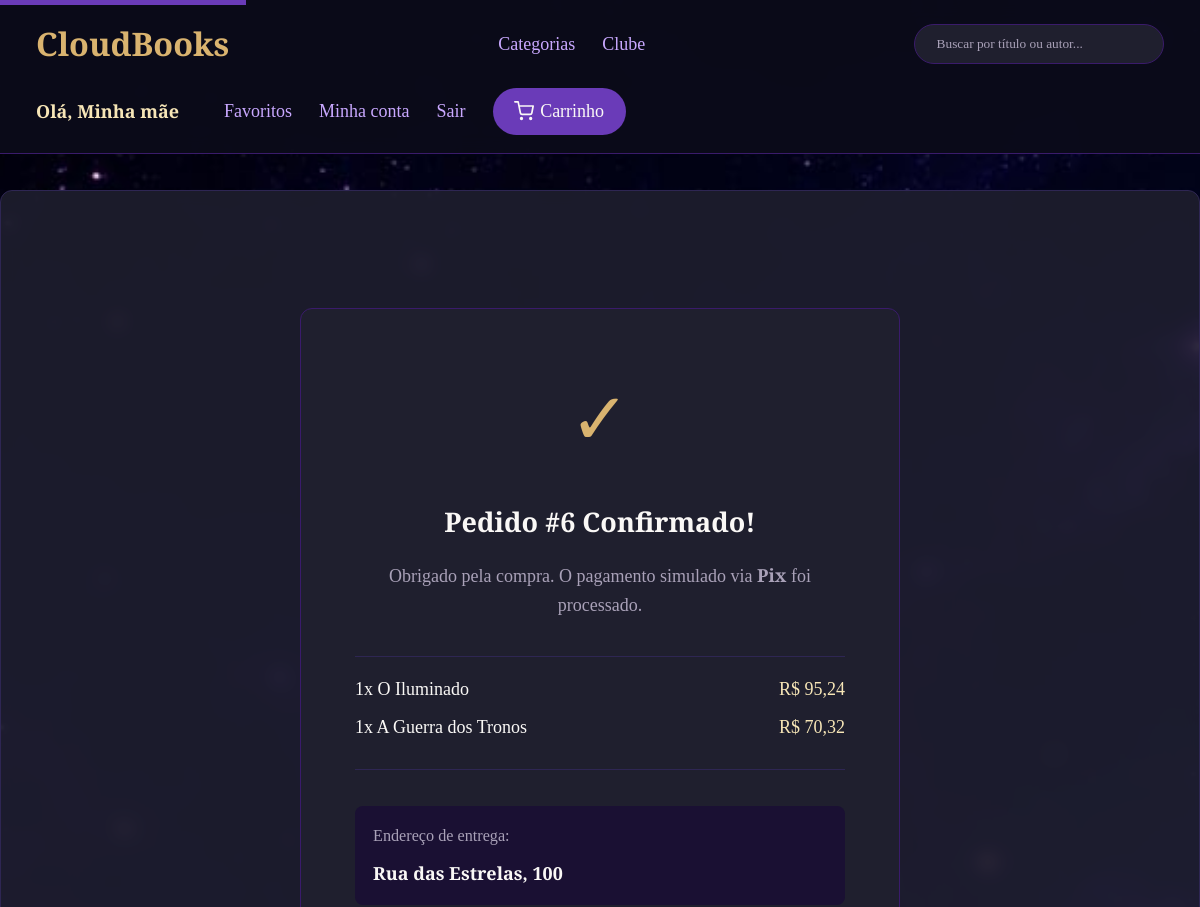
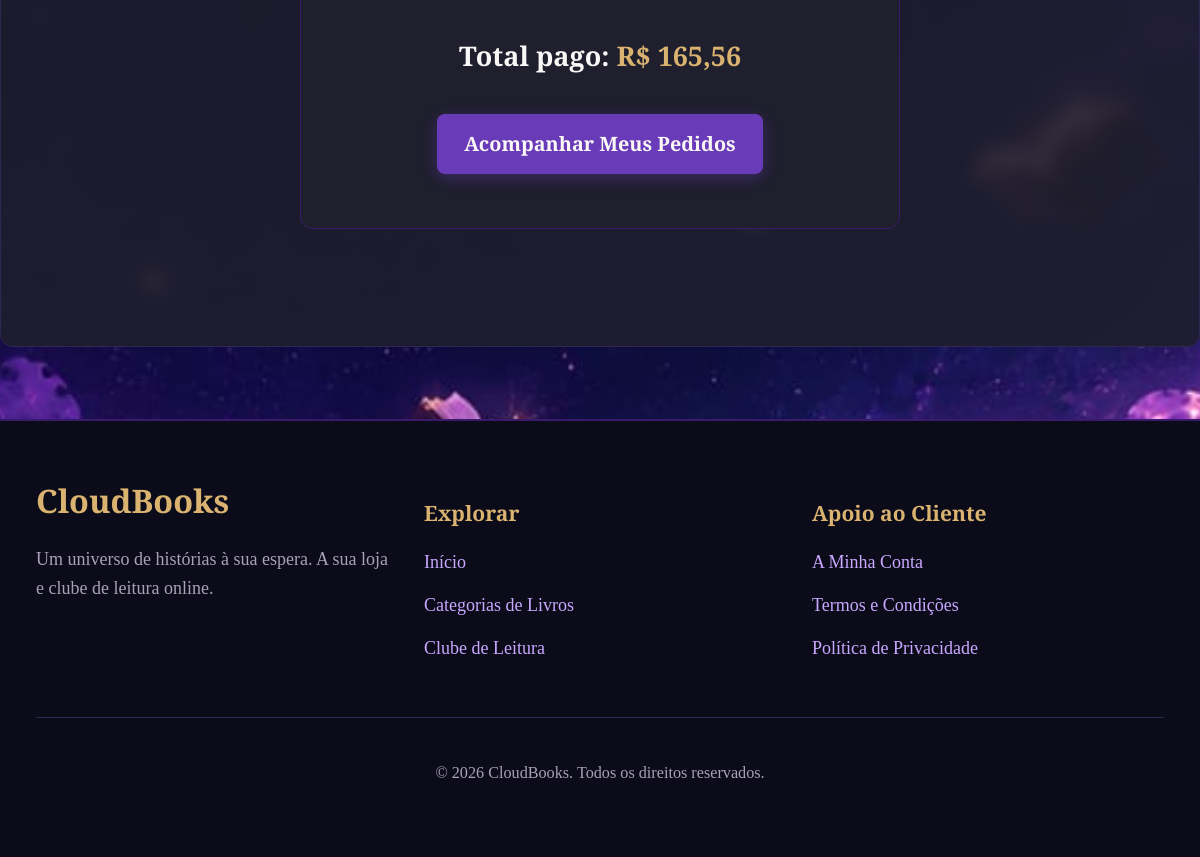
/pedido/6/ (signed in), run on the app's committed database (2 pictures, top to bottom).
### loja/models.py (models this page shows, shortened)
class Usuario(AbstractUser):
    telefone = models.CharField(max_length=20, blank=True)
    cpf = models.CharField("CPF", max_length=14, blank=True)
    data_nascimento = models.DateField(null=True, blank=True)
    cep = models.CharField("CEP", max_length=9, blank=True)
    endereco = models.CharField("endereço", max_length=200, blank=True)

class Pedido(models.Model):
    STATUS = [
        ("pendente", "Pendente"),
        ("pago", "Pago"),
        ("enviado", "Enviado"),
        ("entregue", "Entregue"),
        ("cancelado", "Cancelado"),
    ]
    usuario = models.ForeignKey(
        Usuario, on_delete=models.CASCADE, related_name="pedidos"
    )
    criado_em = models.DateTimeField(auto_now_add=True)
    endereco = models.CharField("endereço de entrega", max_length=200)
    pagamento = models.CharField(max_length=40)
    total = models.DecimalField(max_digits=10, decimal_places=2)
    status = models.CharField(max_length=20, choices=STATUS, default="pago")
    class Meta:
        ordering = ["-criado_em"]

class ItemPedido(models.Model):
    pedido = models.ForeignKey(Pedido, on_delete=models.CASCADE, related_name="itens")
    livro = models.ForeignKey(
        Livro, on_delete=models.PROTECT, related_name="itens_pedido"
    )
    quantidade = models.PositiveIntegerField()
    preco_unitario = models.DecimalField(max_digits=8, decimal_places=2)

class Livro(models.Model):
    titulo = models.CharField(max_length=200)
    autor = models.CharField(max_length=150)
    categoria = models.ForeignKey(
        Categoria, on_delete=models.PROTECT, related_name="livros"
    )
    isbn = models.CharField("ISBN", max_length=17, unique=True)
    ano_publicacao = models.PositiveIntegerField("ano de publicação")
    num_paginas = models.PositiveIntegerField("número de páginas")
    idioma = models.CharField(max_length=40, default="Português")
    descricao = models.TextField("descrição ou sinopse")
    preco = models.DecimalField(max_digits=8, decimal_places=2)
    estoque = models.PositiveIntegerField("quantidade em estoque", default=0)
    capa = models.ImageField("capa", upload_to="capas/", blank=True, null=True)
    capa_url = models.URLField(max_length=500, blank=True, null=True)
    criado_em = models.DateTimeField(auto_now_add=True)
    class Meta:
        ordering = ["-criado_em"]

### loja/views.py (the view)
# urls.py: path("pedido/<int:pk>/", views.confirmacao, name="confirmacao"),
@login_required
def confirmacao(request, pk):
    pedido = get_object_or_404(Pedido.objects.prefetch_related("itens__livro"), pk=pk, usuario=request.user)
    return render(request, "confirmacao.html", {"pedido": pedido})

### loja/context_processors.py (called while the page is built)
def carrinho(request):
    if request.user.is_authenticated:
        return {"qtd_carrinho": sum(request.user.itens_carrinho.values_list("quantidade", flat=True))}
    return {"qtd_carrinho": 0}

### templates/confirmacao.html (shortened to what this page needs)
{% extends "home.html" %}
{% block conteudo %}
<section class="confirmacao" style="text-align: center; max-width: 600px; margin: 4rem auto; background: var(--cor-paineis); padding: 3rem; border-radius: 12px; border: 1px solid var(--cor-roxo-principal);">
  <div style="font-size: 4rem; color: var(--cor-dourado-principal); margin-bottom: 1rem;">✓</div>
  <h1 style="color: var(--cor-texto-principal); margin-bottom: 0.5rem;">Pedido #{{ pedido.pk }} Confirmado!</h1>
  <p style="color: var(--cor-texto-suave); margin-bottom: 2rem;">Obrigado pela compra. O pagamento simulado via <strong>{{ pedido.pagamento }}</strong> foi processado.</p>
  <ul style="list-style: none; padding: 0; text-align: left; margin-bottom: 2rem; border-top: 1px solid var(--cor-azul-roxo); border-bottom: 1px solid var(--cor-azul-roxo); padding: 1rem 0;">
    {% for item in pedido.itens.all %}
    <li style="display: flex; justify-content: space-between; margin-bottom: 0.5rem;">
      <span>{{ item.quantidade }}x {{ item.livro.titulo }}</span>
      <span style="color: var(--cor-dourado-claro);">R$ {{ item.preco_unitario }}</span>
    </li>
    {% endfor %}
  </ul>
  <div style="text-align: left; background: var(--cor-fundo-secundario); padding: 1rem; border-radius: 8px; margin-bottom: 2rem;">
    <p style="margin: 0; color: var(--cor-texto-suave); font-size: 0.9rem;">Endereço de entrega:</p>
    <p style="margin: 0.5rem 0 0 0; font-weight: bold;">{{ pedido.endereco }}</p>
  </div>
  <p class="total" style="font-size: 1.5rem; font-weight: bold; margin-bottom: 2rem;">Total pago: <span style="color: var(--cor-dourado-principal);">R$ {{ pedido.total }}</span></p>
  <a class="botao" href="{% url 'configuracoes' %}">Acompanhar Meus Pedidos</a>
</section>
{% endblock %}

### templates/home.html (shortened to what this page needs)
{% load static %}
<!doctype html>
<html lang="pt-BR">
<head>
  <link rel="stylesheet" href="{% static 'css/estilo.css' %}">
</head>
<body class="{% block classe_corpo %}{% endblock %}">
<a href="#conteudo-principal" class="pular-navegacao">Saltar para o conteúdo principal</a>
{% block cabecalho %}
<header class="topo">
  <a class="marca" href="{% url 'home' %}" aria-label="CloudBooks - Página Inicial">CloudBooks</a>
  <nav aria-label="Navegação principal" class="nav-explorar">
    <a href="{% url 'categorias' %}">Categorias</a>
    <a href="{% url 'clube' %}">Clube</a>
  </nav>
  <form class="busca" action="{% url 'pesquisa' %}" method="get" role="search">
    <input id="campo-busca" type="search" name="q" placeholder="Buscar por título ou autor..." value="{{ request.GET.q }}">
  </form>
  <nav aria-label="Conta e Carrinho" class="nav-usuario">
    {% if user.is_authenticated %}
      <span style="color: var(--cor-dourado-claro); font-weight: 600; margin-right: 1rem;">Olá, {{ user.first_name|default:user.username }}</span>
      <a href="{% url 'favoritos' %}">Favoritos</a>
      <a href="{% url 'configuracoes' %}">Minha conta</a>
      <form method="post" action="{% url 'sair' %}" style="display: inline-block; margin: 0;">
        <button type="submit" style="background: none; border: none; color: var(--cor-lilas); cursor: pointer; font-family: inherit; font-size: 1rem; padding: 0;">Sair</button>
      </form>
      <a href="{% url 'carrinho' %}" class="link-carrinho" aria-label="Carrinho com {{ qtd_carrinho }} itens">
        Carrinho {% if qtd_carrinho > 0 %}<span class="badge-carrinho">{{ qtd_carrinho }}</span>{% endif %}
      </a>
    {% endif %}
  </nav>
</header>
{% endblock %}
<main id="conteudo-principal">
  {% block conteudo %}{% endblock %}
</main>
<footer class="rodape" aria-labelledby="rodape-titulo">
  <div class="rodape-conteudo">
    <div class="rodape-marca-info">
      <a class="marca" href="{% url 'home' %}" aria-hidden="true">CloudBooks</a>
      <p style="color: var(--cor-texto-suave); margin-top: 1rem;">Um universo de histórias à sua espera. A sua loja e clube de leitura online.</p>
    </div>
    <div class="rodape-links">
      <h3>Explorar</h3>
      <nav aria-label="Navegação do rodapé">
        <a href="{% url 'home' %}">Início</a>
        <a href="{% url 'categorias' %}">Categorias de Livros</a>
        <a href="{% url 'clube' %}">Clube de Leitura</a>
      </nav>
    </div>
    <div class="rodape-links">
      <h3>Apoio ao Cliente</h3>
      <nav aria-label="Links de apoio">
        <a href="{% url 'configuracoes' %}">A Minha Conta</a>
        <a href="#">Termos e Condições</a>
        <a href="#">Política de Privacidade</a>
      </nav>
    </div>
  </div>
  <div class="rodape-direitos">
    <p>&copy; 2026 CloudBooks. Todos os direitos reservados.</p>
  </div>
</footer>
</body>
</html>

### static/css/estilo.css (style rules this page uses)
:root { --cor-fundo-principal: #0B0B1A; --cor-fundo-secundario: #1A1033; --cor-roxo-principal: #3A1B6B; --cor-roxo-destaque: #6A3BB8; --cor-dourado-principal: #D9B36F; --cor-dourado-claro: #F7E6B7; --cor-roxo-suave: #8B5FD6; --cor-lilas: #C9A8FF; --cor-azul-roxo: #2E2653; --cor-azul-noturno: #4A5B8F; --cor-cinza-roxo: #6B5C7F; --cor-cinza-claro: #B8B2C7; --cor-texto-principal: #FAF8F6; --cor-texto-secundario: #E5D6B8; --cor-texto-suave: #A9A1B8; --cor-paineis: #1F1F2E; --cor-hover: #9B6BFF; --cor-ativo: #B67CFF; --cor-destaque: #F4C97A; --cor-erro: #FF6B8B; }
* { box-sizing: border-box; }
html { font-size: 18px; scroll-behavior: smooth; }
body { margin: 0; padding: 0; font-family: 'Cormorant Garamond', serif; color: var(--cor-texto-principal); background-image: url('../img/imgRoot.jpeg'); background-size: cover; background-position: center; background-attachment: fixed; background-repeat: no-repeat; background-color: var(--cor-fundo-principal); line-height: 1.6; }
a { color: var(--cor-lilas); text-decoration: none; transition: color 0.3s ease; }
.pular-navegacao { position: absolute; top: -40px; left: 0; background: var(--cor-roxo-destaque); color: var(--cor-texto-principal); padding: 8px; z-index: 1000; transition: top 0.2s; }
.topo { display: flex; justify-content: space-between; align-items: center; padding: 1rem 2rem; background: rgba(11, 11, 26, 0.95); backdrop-filter: blur(10px); border-bottom: 1px solid var(--cor-roxo-principal); position: sticky; top: 0; z-index: 100; gap: 1rem; flex-wrap: wrap; }
.marca { font-size: 1.8rem; font-weight: 700; color: var(--cor-dourado-principal); }
.nav-explorar, .nav-usuario { display: flex; gap: 1.5rem; align-items: center; flex-wrap: wrap; }
.busca input { padding: 0.6rem 1.2rem; border-radius: 25px; border: 1px solid var(--cor-roxo-principal); background: var(--cor-paineis); color: var(--cor-texto-principal); min-width: 250px; font-family: inherit; transition: border-color 0.3s; }
.busca input::placeholder { color: var(--cor-texto-suave); }
.link-carrinho { display: flex; align-items: center; background: var(--cor-roxo-destaque); padding: 0.5rem 1.2rem; border-radius: 25px; color: var(--cor-texto-principal); }
main { max-width: 1200px; margin: 2rem auto; padding: 2.5rem; background: rgba(31, 31, 46, 0.90); border-radius: 12px; backdrop-filter: blur(8px); border: 1px solid var(--cor-azul-roxo); min-height: 70vh; }
.botao { background-color: var(--cor-roxo-destaque); color: var(--cor-texto-principal); padding: 0.8rem 1.5rem; border-radius: 8px; font-size: 1.1rem; font-family: inherit; font-weight: 600; text-decoration: none; border: none; cursor: pointer; transition: all 0.3s ease; display: inline-flex; align-items: center; justify-content: center; box-shadow: 0 4px 15px rgba(106, 59, 184, 0.4); }
.rodape { background: var(--cor-fundo-principal); padding: 3rem 2rem; margin-top: 4rem; border-top: 2px solid var(--cor-roxo-principal); }
.rodape-conteudo { display: grid; grid-template-columns: repeat(auto-fit, minmax(250px, 1fr)); gap: 2rem; max-width: 1200px; margin: 0 auto; }
.rodape-links h3 { color: var(--cor-dourado-principal); margin-bottom: 1rem; }
.rodape-links nav { display: flex; flex-direction: column; gap: 0.8rem; }
.rodape-direitos { text-align: center; margin-top: 3rem; padding-top: 1.5rem; border-top: 1px solid var(--cor-azul-roxo); color: var(--cor-texto-suave); font-size: 0.9rem; }

### data on the page
Usuario: first_name "Minha mãe"
Pedido: pk "6", pagamento "Pix", endereco "Rua das Estrelas, 100", total "165,56"
ItemPedido: quantidade "1", livro.titulo "O Iluminado", preco_unitario "95,24"
ItemPedido: quantidade "1", livro.titulo "A Guerra dos Tronos", preco_unitario "70,32"
